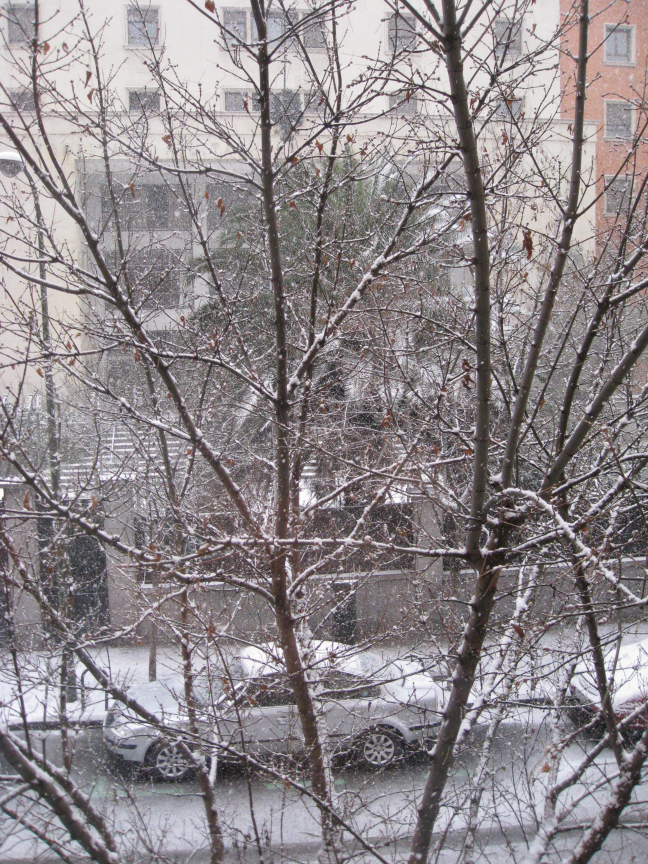
#> input picture Latex/ejemplos/nieve.jpg, 1944 x 2592 px (shown at 1/3 size)
$ python ejemplo7.py nieve.jpg
#> lines starting #> are read from the running program, lines starting #| are printed output that depends on the picture
import cv2
import numpy as np

def doCanny(im, lowThresh, highThresh, aperture):
    if (len(im.shape) != 2):
        aux =  cv2.cvtColor(im, cv2.COLOR_BGR2GRAY)
        out = cv2.Canny(aux, lowThresh, highThresh, aperture)
    else:
        out = cv2.Canny(im, lowThresh, highThresh, aperture)
    return out

def doPyrDown(im):
    h, w = im.shape[:2]
    assert (w%2 == 0 and h%2 == 0)
    out= cv2.pyrDown(im)
    return out

if __name__ == '__main__':
    import sys
    try: name = sys.argv[1]
    except:
        print("Error, introduce nombre del archivo")
        sys.exit()

    img = cv2.imread(name)
#> img is the input picture: shape (2592, 1944, 3); mean B, G, R 139.4, 136.1, 142.7
    img1 = doPyrDown(img)
#> in doPyrDown, `out= cv2.pyrDown(im)`:
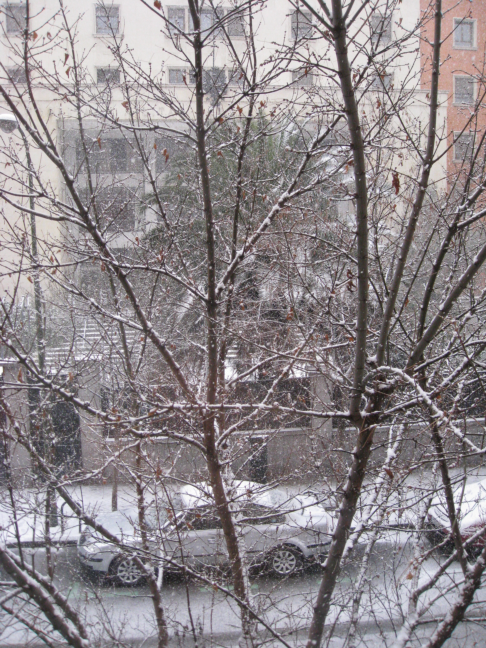
#> out: shape (1296, 972, 3) (shown at 1/2 size); mean B, G, R 139.4, 136.1, 142.7
    img2 = doPyrDown(img1)
#> in doPyrDown (call 2), `out= cv2.pyrDown(im)`:
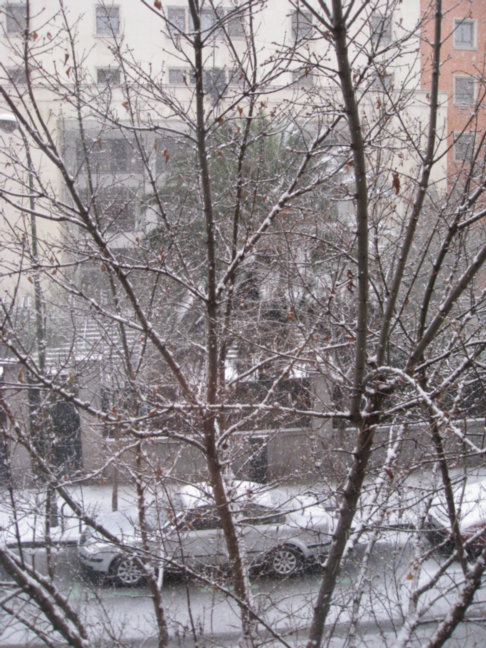
#> out: shape (648, 486, 3); mean B, G, R 139.4, 136.2, 142.8
    out = doCanny(img2, 10, 100, 3)
#> in doCanny, `out = cv2.Canny(aux, lowThresh, highThresh, aperture)`:
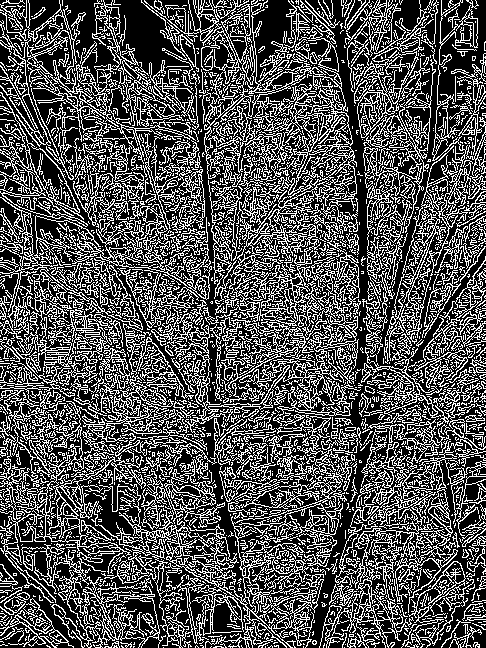
#> out: shape (648, 486); 32.6% white in thin lines or dots
    cv2.imshow('Example7-in',img)
    cv2.imshow("Example7-out", out)
    cv2.waitKey(0)
